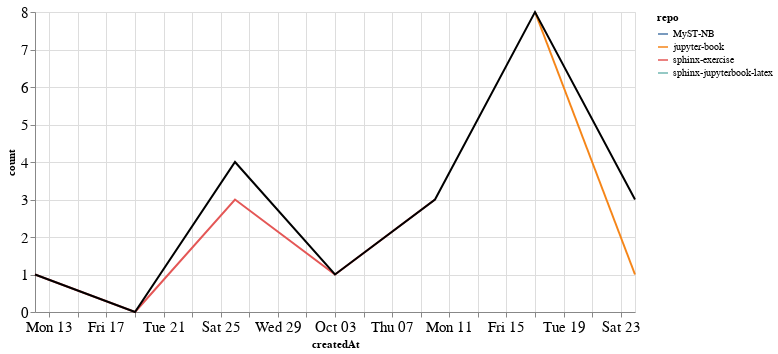

Here is the notebook cell this chart was saved with:
### Markdown cell above
### Comments

### Code cell
comments_time = comments.groupby('repo').resample('W', on='createdAt').count()['author'].reset_index()
comments_time = comments_time.rename(columns={'author': 'count'})
comments_time_total = comments_time.groupby('createdAt').agg({"count": "sum"}).reset_index()
ch1 = alt.Chart(comments_time, width=600).mark_line().encode(
    x='createdAt',
    y='count',
    color='repo',
    tooltip="repo"
)

ch2 = alt.Chart(comments_time_total, width=600).mark_line(color="black").encode(
    x='createdAt',
    y='count',
)

ch1 + ch2

### Figure 1 — Vega-Lite specification as saved in the notebook (floating-point values rounded to 4 significant figures)
{"config": {"axisLeft": {"labelFontSize": 15}, "axisBottom": {"labelFontSize": 15}}, "layer": [{"data": {"name": "data-1d50b9f6a77cc48127ac2c0accb7db19"}, "mark": "line", "encoding": {"color": {"type": "nominal", "field": "repo"}, "tooltip": {"type": "nominal", "field": "repo"}, "x": {"type": "temporal", "field": "createdAt"}, "y": {"type": "quantitative", "field": "count"}}, "width": 600}, {"data": {"name": "data-c159dcbcd5d72a28fbe02b3fac0f2b78"}, "mark": {"type": "line", "color": "black"}, "encoding": {"x": {"type": "temporal", "field": "createdAt"}, "y": {"type": "quantitative", "field": "count"}}, "width": 600}], "$schema": "https://vega.github.io/schema/vega-lite/v4.8.1.json", "datasets": {"data-1d50b9f6a77cc48127ac2c0accb7db19": [{"repo": "MyST-NB", "createdAt": "2021-10-24T00:00:00", "count": 2}, {"repo": "jupyter-book", "createdAt": "2021-10-17T00:00:00", "count": 8}, {"repo": "jupyter-book", "createdAt": "2021-10-24T00:00:00", "count": 1}, {"repo": "sphinx-exercise", "createdAt": "2021-09-12T00:00:00", "count": 1}, {"repo": "sphinx-exercise", "createdAt": "2021-09-19T00:00:00", "count": 0}, {"repo": "sphinx-exercise", "createdAt": "2021-09-26T00:00:00", "count": 3}, {"repo": "sphinx-exercise", "createdAt": "2021-10-03T00:00:00", "count": 1}, {"repo": "sphinx-exercise", "createdAt": "2021-10-10T00:00:00", "count": 3}, {"repo": "sphinx-jupyterbook-latex", "createdAt": "2021-09-26T00:00:00", "count": 1}], "data-c159dcbcd5d72a28fbe02b3fac0f2b78": [{"createdAt": "2021-09-12T00:00:00", "count": 1}, {"createdAt": "2021-09-19T00:00:00", "count": 0}, {"createdAt": "2021-09-26T00:00:00", "count": 4}, {"createdAt": "2021-10-03T00:00:00", "count": 1}, {"createdAt": "2021-10-10T00:00:00", "count": 3}, {"createdAt": "2021-10-17T00:00:00", "count": 8}, {"createdAt": "2021-10-24T00:00:00", "count": 3}]}}
